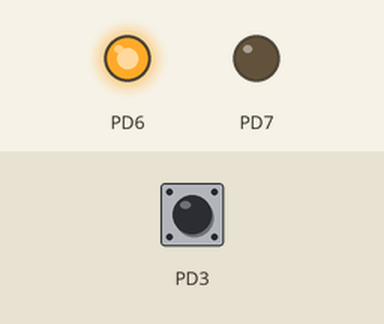
Bench run of a program on a simulated ATmega32, built with avr-gcc and emulated at 8 MHz. Parts: output pins drawn as LEDs (lit = HIGH). The test bench sets the inputs (shaded band); at power-on: PD3 HIGH.

Above: at 1.2 s.
1.3 s: PD3 pulled LOW for 0.15 s
At 1.37 s:
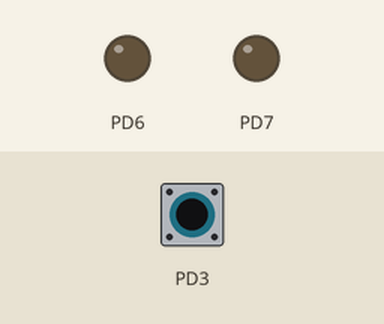
2.9 s: PD3 pulled LOW for 3.2 s
At 7.1 s:
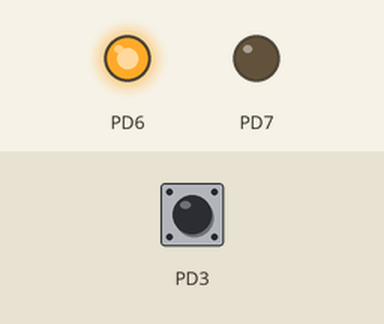
Timing chart, 0 to 8.6 s (numbered marks = the images above; inputs shaded):
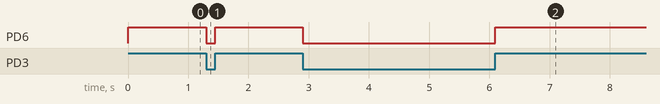

Measured:
- after the input at 1.3 s, PD6: HIGH → LOW at once, → HIGH 0.15 s later
- after the input at 2.9 s, PD6: HIGH → LOW at once, → HIGH 3.2 s later

The program:

main.c
```c
/*
 * Watch_Dog.c
 *
 * Created: 04/03/2021 11:00:47 PM
 * Author : Admin
 */

#define F_CPU 8000000UL
#include <avr/io.h>
#include <util/delay.h>
#include <avr/interrupt.h>

#define LED_DDR DDRD
#define LED_PORT PORTD

void WDT_ON()
{
	/*
	Watchdog timer enables with typical timeout period 2.1
	second.
	*/
	WDTCR = (1<<WDE)|(1<<WDP2)|(1<<WDP1)|(1<<WDP0);
}

void WDT_OFF()
{
	/*
	This function use for disable the watchdog timer.
	*/
	WDTCR = (1<<WDTOE)|(1<<WDE);
	WDTCR = 0x00;
}

int main(void)
{
	DDRD &= ~(1 << 3);
	PORTD |= (1 << 3);
	LED_DDR |= 0xC0;

	// interrupt 1 set-up
	MCUCR |= (1 << ISC11);
	GICR |= (1 << INT1);
	sei();

    while(1)
	{
		WDT_ON();		/* Enable the watchdog timer */
		LED_PORT |= (1<<6);	/* Set PD6 pin to logic high */
		//_delay_ms(500);	/* Wait for 1 second */
		//LED_PORT &= ~(1<<6);	/* Clear PD6 pin */
		//_delay_ms(500);
		WDT_OFF();
	}
}

ISR(INT1_vect)
{
	LED_PORT &= ~(1<<6);
	while((PIND & (1 << 3)) == 0);
}
```
